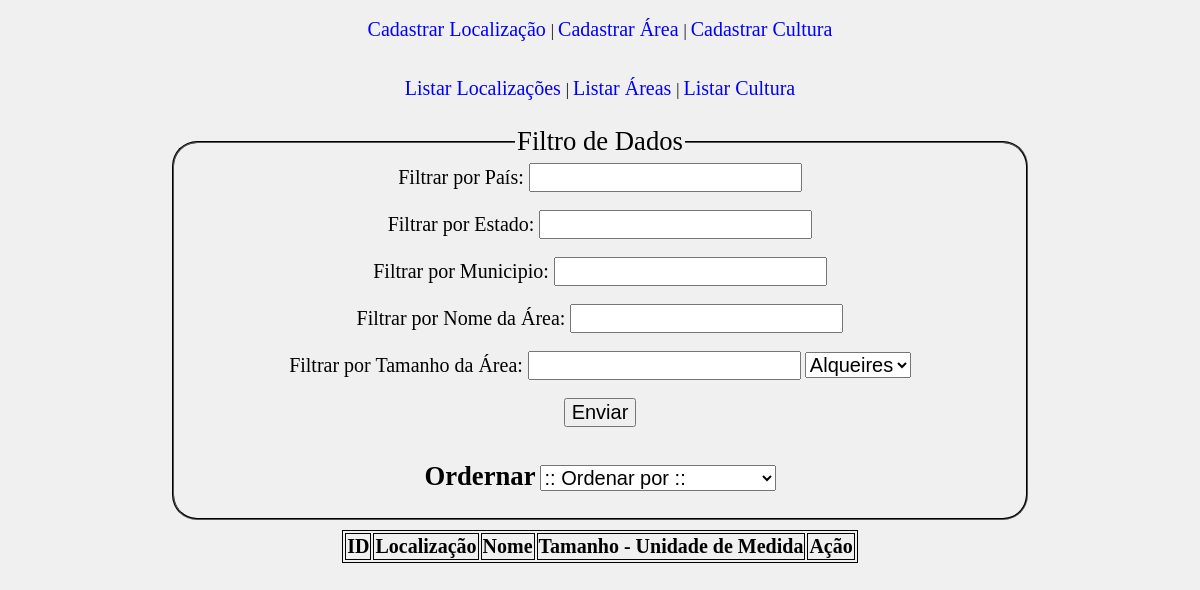
The page /listar_area.php on the database as committed earlier.
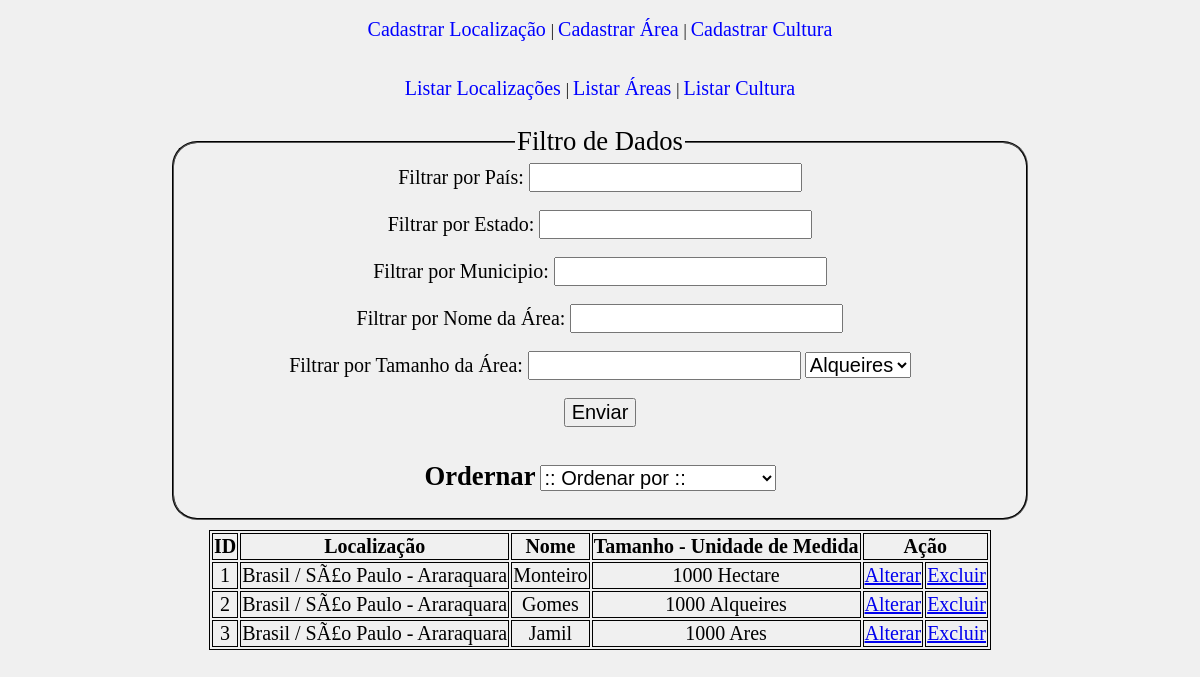
The same page on the database as committed later.
### tables this page shows
CREATE TABLE IF NOT EXISTS `area` (
  `ID_area` int(5) NOT NULL AUTO_INCREMENT,
  `cod_localizacao` varchar(50) NOT NULL,
  `nome` varchar(50) NOT NULL,
  `uni_medida` varchar(10) NOT NULL,
  `tamanho` double NOT NULL,
  PRIMARY KEY (`ID_area`),
  KEY `cod_localizacao` (`cod_localizacao`),
  KEY `ID_area` (`ID_area`)
);

CREATE TABLE IF NOT EXISTS `localizacao` (
  `ID_localizacao` int(5) NOT NULL AUTO_INCREMENT,
  `pais` varchar(50) NOT NULL,
  `estado` varchar(50) NOT NULL,
  `municipio` varchar(50) NOT NULL,
  PRIMARY KEY (`ID_localizacao`),
  KEY `ID_localizacao` (`ID_localizacao`),
  KEY `ID_localizacao_2` (`ID_localizacao`),
  KEY `ID_localizacao_3` (`ID_localizacao`)
);

### listar_area.php (the view, shortened to what this page needs)
<?php
	include "conexao.php";
	include "funcao.php";
?>
<html>
	<head>
		<link rel="stylesheet" href="estilos.css"/>
	</head>
	<body class="corpo">
		<fieldset class="fieldset">
			<legend>Filtro de Dados</legend>
			<form action="listar_area.php" method="post">
				<label>Filtrar por País: </label>
				<input type="text" name="filtroPais"><br />
				<br />
				<label>Filtrar por Estado: </label>
				<input type="text" name="filtroEst"><br/>
				<br />
				<label>Filtrar por Municipio: </label>
				<input type="text" name="filtroMun"><br />
				<br />
				<label>Filtrar por Nome da Área: </label>
				<input type="text" name="filtroNome"><br />
				<br />
				<label>Filtrar por Tamanho da Área: </label>
				<input type="text" name="filtroTam">
				<select name="selectTam">
					<option value="al" selected>Alqueires</option>
				</select><br />
				<br />
				<input type="submit" value="Enviar">
			</form>
			<br />
			<form action="listar_area.php" method="post" name="ordenarAre">
				<label class="ordenar">Ordernar</label>
				<select name="ordenacaoAre" onchange="document.ordenarAre.submit()">
					<option value="">:: Ordenar por ::</option>
				</select>
			</form>
		</fieldset>
		<table class="table">
			<thead>
				<tr>
					<th>ID</th>
					<th>Localização</th>
					<th>Nome</th>
					<th>Tamanho - Unidade de Medida</th>
					<th colspan="2">Ação</th>
				</tr>
			</thead>
			<tbody>
				<?php
					$where = '';
					$order = '';
					$select = "SELECT * FROM area
					INNER JOIN localizacao ON
					area.cod_localizacao = localizacao.ID_localizacao
					$where
					$order";
					$resultado = mysqli_query($link, $select) or die( mysqli_error($link));
					while( $linha = mysqli_fetch_array($resultado) ){
						echo "<tr>";
							echo "<td>" . $linha['ID_area'] . "</td>";
							echo "<td>" . $linha['pais'] . " / " . $linha['estado'] . " - " . $linha['municipio'] . "</td>";
							echo "<td>" . $linha['nome'] . "</td>";
							echo "<td>" . $linha['tamanho'] . " " . $linha['uni_medida'] . "</td>";
							echo "<td> <a href='form_alterar_area.php?id=" . $linha['ID_area'] . "'> Alterar </a></td>";
							echo "<td> <a href='remove_area.php?id=" . $linha['ID_area'] . "'> Excluir </a></td>";
						echo "</tr>";
					}
				?>
			</tbody>
		</table>
	</body>
</html>

Rows that differ between the two databases and show on the page:
added area: ID_area "1", cod_localizacao.pais "Brasil", cod_localizacao.estado "SÃ£o Paulo", cod_localizacao.municipio "Araraquara", nome "Monteiro", tamanho "1000", uni_medida "Hectare"
added area: ID_area "2", cod_localizacao.pais "Brasil", cod_localizacao.estado "SÃ£o Paulo", cod_localizacao.municipio "Araraquara", nome "Gomes", tamanho "1000", uni_medida "Alqueires"
added area: ID_area "3", cod_localizacao.pais "Brasil", cod_localizacao.estado "SÃ£o Paulo", cod_localizacao.municipio "Araraquara", nome "Jamil", tamanho "1000", uni_medida "Ares"
